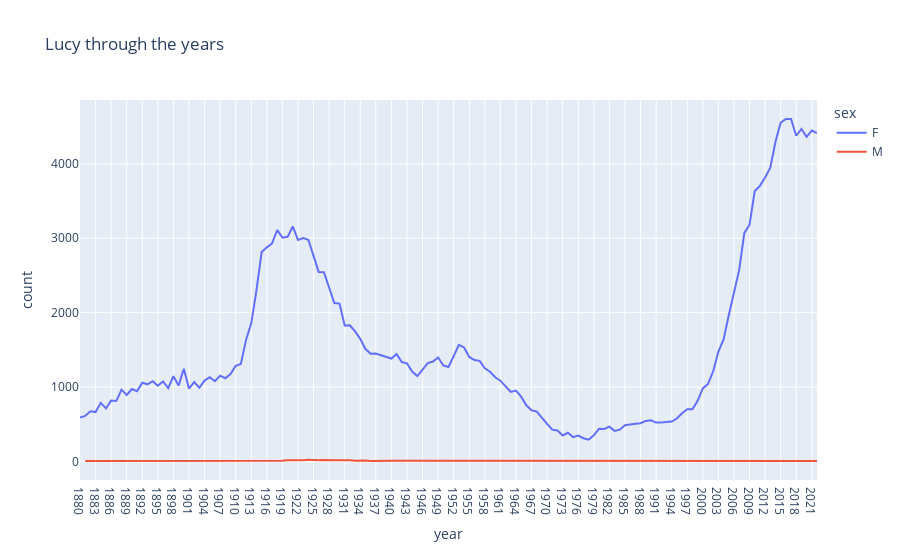

Source (notebook cell):
### Code cell
brandon = names[names["name"] == "Brandon"]
rachael = names[names["name"] == "Rachael"]
lucy = names[names["name"] == "Lucy"]

# px.line(brandon, x="year", y="count", color="sex", title="Brandon through the years")
# px.line(rachael, x="year", y="count", color="sex", title="Rachael through the years")
px.line(lucy, x="year", y="count", color="sex", title="Lucy through the years")

### Figure 1 — Plotly figure (JSON) as saved in the notebook; plotly's stock layout.template omitted (floating-point values rounded to 4 significant figures; data arrays with more than 128 entries replaced by an {"elided": "..."} marker saying what was removed)
{"data": [{"hovertemplate": "sex=F<br>year=%{x}<br>count=%{y}<extra></extra>", "legendgroup": "F", "line": {"color": "#636efa", "dash": "solid"}, "marker": {"symbol": "circle"}, "mode": "lines", "name": "F", "orientation": "v", "showlegend": true, "type": "scatter", "x": {"elided": "143 str values"}, "xaxis": "x", "y": {"elided": "143 int values"}, "yaxis": "y"}, {"hovertemplate": "sex=M<br>year=%{x}<br>count=%{y}<extra></extra>", "legendgroup": "M", "line": {"color": "#EF553B", "dash": "solid"}, "marker": {"symbol": "circle"}, "mode": "lines", "name": "M", "orientation": "v", "showlegend": true, "type": "scatter", "x": ["1881", "1891", "1894", "1895", "1896", "1897", "1898", "1899", "1900", "1901", "1902", "1904", "1906", "1907", "1908", "1910", "1912", "1913", "1914", "1915", "1916", "1917", "1918", "1919", "1920", "1921", "1922", "1923", "1924", "1925", "1926", "1927", "1928", "1929", "1930", "1931", "1932", "1933", "1934", "1935", "1936", "1937", "1938", "1939", "1940", "1941", "1942", "1943", "1944", "1945", "1946", "1951", "1952", "1953", "1954", "1957", "1958", "1959", "1966", "1979", "1983", "1985", "1986", "1989", "1990", "2004", "2009", "2014", "2015", "2020", "2022"], "xaxis": "x", "y": [5, 5, 6, 7, 5, 6, 5, 8, 5, 8, 6, 6, 8, 8, 8, 6, 5, 8, 8, 10, 11, 14, 12, 8, 16, 15, 12, 15, 22, 15, 14, 19, 22, 15, 15, 17, 15, 7, 14, 11, 6, 7, 13, 12, 10, 7, 7, 7, 5, 9, 5, 5, 5, 6, 5, 9, 6, 7, 6, 6, 5, 5, 6, 8, 7, 9, 6, 6, 5, 9, 5], "yaxis": "y"}], "layout": {"legend": {"title": {"text": "sex"}, "tracegroupgap": 0}, "title": {"text": "Lucy through the years"}, "xaxis": {"anchor": "y", "domain": [0, 1], "title": {"text": "year"}}, "yaxis": {"anchor": "x", "domain": [0, 1], "title": {"text": "count"}}}}
